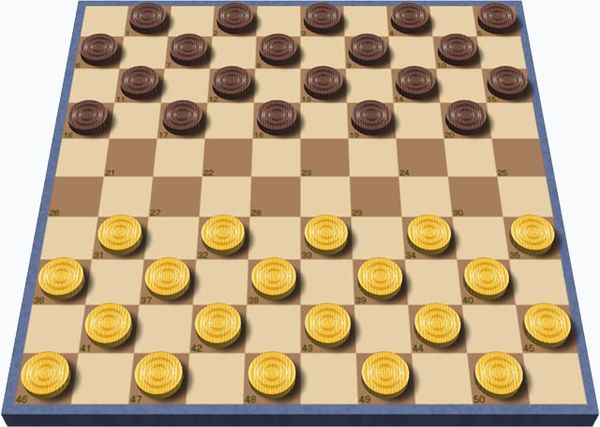
#> input picture hw1/submit/images/img2.jpg, 600 x 427 px
$ python -i checker_board.py   (imports and definitions only)
#> lines starting #> are read from the running program, lines starting #| are printed output that depends on the picture; after the words box and inside, x2 and y2 are one past the last pixel; in counts of white or black regions, pixels touching at a corner belong together
#> further down, picture is the input picture: shape (427, 600, 3); mean B, G, R 136.4, 168.2, 190
### hw1/submit/my_geometry.py
import math
import random
import copy


# Basic class for 2D coordinate point
class Point2D:
    def __init__(self, _x, _y):
        self.x = _x
        self.y = _y

    def add(self, other): return Point2D(self.x + other.x, self.y + other.y)

    def sub(self, other): return Point2D(self.x - other.x, self.y - other.y)

    def to_int(self): return Point2D(int(self.x), int(self.y))

    def less_than(self, other): return self.x < other.x or (self.x == other.x and self.y < other.y)

    def len(self): return math.hypot(self.x, self.y)

    def dist(self, other): return (self.sub(other)).len()

    def dot(self, other): return self.x * other.x + self.y * other.y

    def cross(self, other): return self.x * other.y - self.y * other.x

    def cross3(self, p1, p2): return (p1.sub(self)).cross(p2.sub(self))

    def polar(self): return math.atan2(self.y, self.x)


# Basic class for 2D line & segment
class Line2D:
    def __init__(self, _p1: Point2D, _p2: Point2D):
        if _p1.x > _p2.x or (_p1.x == _p2.x and _p1.y > _p2.y):
            (_p1, _p2) = (_p2, _p1)
        self.p1 = _p1
        self.p2 = _p2
        if _p1.x == _p2.x:
            self.a = 1
            self.b = 0
            self.c = -_p1.x
        else:
            self.a = _p2.y - _p1.y
            self.b = _p1.x - _p2.x
            self.c = -(_p1.x * self.a + _p1.y * self.b)
        self.vec = Point2D(self.b, -self.a)

    # [4 lines left out: function get_angle, not called in this run]

    def calc(self, x) -> float:
        m, k = -self.a / self.b, -self.c / self.b
        return m * x + k

    # [7 lines left out: function random_point, not called in this run]

    def intersect(self, line) -> (bool, Point2D):
        if self.b == 0 and line.b == 0:
            return False, Point2D(0, 0).to_int()
        if self.b != 0 and line.b != 0 and self.a / self.b == line.a / line.b:
            return False, Point2D(0, 0).to_int()

        l1, l2 = copy.deepcopy(self), copy.deepcopy(line)
        if l1.b == 0:
            (l1, l2) = (l2, l1)
        if l2.b == 0:
            return True, Point2D(-l2.c, l1.calc(-l2.c)).to_int()
        x = (l1.b * l2.c - l1.c * l2.b) / (l1.a * l2.b - l1.b * l2.a)
        y = l1.calc(x)
        return True, Point2D(x, y).to_int()


def dot3(p1: Point2D, p2: Point2D, p3: Point2D) -> float:
    return float((p2.sub(p1)).dot((p3.sub(p1))))


# return positive value if counter clock wise, negative value if clock wise, else 0
def ccw(p1: Point2D, p2: Point2D, p3: Point2D) -> float:
    return float(p2.x - p1.x) * (p3.y - p1.y) - (p3.x - p1.x) * (p2.y - p1.y)


# get angle between two vectors (p1 - anchor) and (p2 - anchor)
def get_angle(anchor, p1: Point2D, p2: Point2D) -> float:
    if anchor is not None:
        p1 = p1.sub(anchor)
        p2 = p2.sub(anchor)
    cs = max(-1, min(1, p1.dot(p2) / (p1.len() * p2.len())))
    return math.acos(abs(cs))


# BOJ 17387, return true if two segments are intersect
# https://github.com/justiceHui/icpc-teamnote-for-newbie/blob/master/code/Geometry/SegmentIntersection.cpp
# [30 lines left out: functions segment_intersect, segment_distance, not called in this run]


# BOJ 1708, get the smallest convex polygon(with some threshold...) contains every points in O(n log n) time.
# https://github.com/justiceHui/icpc-teamnote-for-newbie/blob/master/code/Geometry/ConvexHull.cpp
def convex_hull(points: list[Point2D]) -> list[Point2D]:
    v = copy.deepcopy(points)
    v.sort(key=lambda pt: (pt.x, pt.y))
    lo, hi = [], []
    for p in v:
        while len(lo) >= 2 and (ccw(lo[-2], lo[-1], p) <= 0 or get_angle(p, lo[-2], lo[-1]) < 0.05):
            lo.pop()
        while len(hi) >= 2 and (ccw(hi[-2], hi[-1], p) >= 0 or get_angle(p, hi[-2], hi[-1]) < 0.05):
            hi.pop()
        lo.append(p)
        hi.append(p)
    hi = hi[1:-1]
    return lo + hi[::-1]

### hw1/submit/checker_board.py
import cv2
import numpy as np

from my_geometry import *

DEBUG = False

FILE_PATH = './images/'
FILE_LIST = ('img1.png', 'img2.jpg', 'img3.jpg', 'img4.jpg', 'img5.jpg', 'img6.jpg', 'img7.jpg', 'img8.jpg')
SIZE = 500


def draw_line(image, line: Line2D, color=(255, 0, 0), thinkness=3):
    if line.b == 0:
        cv2.line(image, (0, int(-line.c)), (len(image[0]) - 1, int(-line.c)), color, thickness=thinkness)
    else:
        x1, x2 = 0, len(image) - 1
        y1, y2 = line.calc(x1), line.calc(x2)
        cv2.line(image, (int(y1), x1), (int(y2), x2), color, thickness=thinkness)


def draw_point(image, pt: Point2D, color=(0, 0, 255), sz=3):
    n, m = len(image), len(image[0])
    for dx in range(-sz, sz+1):
        for dy in range(-sz, sz+1):
            x, y = int(pt.x + dx), int(pt.y + dy)
            if (0 <= x < n) and (0 <= y < m):
                image[x][y] = color


def on_board(image, pt: Point2D) -> bool:
    return (0 <= pt.x < len(image)) and (0 <= pt.y < len(image[0]))


# get proper convex quadrilaterals contains every points
def make_to_quadrilaterals(points: list[Point2D]) -> list[Point2D]:
    v = convex_hull(points)
    lines = []
    for i in range(len(v)):
        p1, p2 = v[i], v[(i + 1) % len(v)]
        lines.append((p1.dist(p2), Line2D(p1, p2), i))
    lines.sort(key=lambda x: -x[0])
    lines = lines[:4]
    lines.sort(key=lambda x: x[2])
    res = []
    for i in range(4):
        res.append(lines[i][1].intersect(lines[(i + 1) % 4][1])[1])
    return res


def manual_perspective_matrix(src_pts: np.ndarray):
    assert src_pts.shape == (4, 2)
    dst_pts = np.float32([[0, 0], [SIZE, 0], [SIZE, SIZE], [0, SIZE]])
    return cv2.getPerspectiveTransform(src_pts, dst_pts)


def auto_perspective_matrix(image):
    # 1. make gray scale image
    gray = cv2.cvtColor(image, cv2.COLOR_BGR2GRAY)
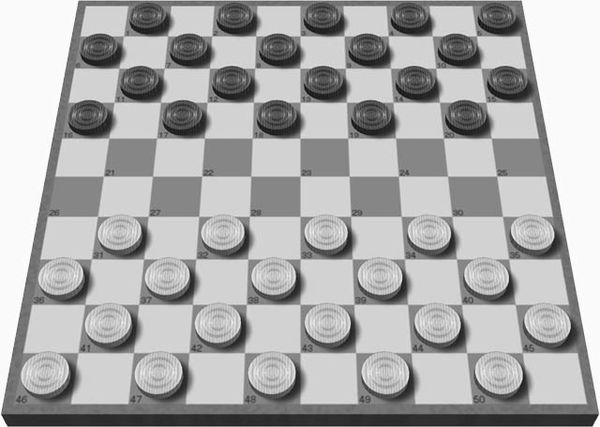
#> gray: shape (427, 600); min 7, max 255, mean 171.2
    gray = cv2.GaussianBlur(gray, (9, 9), 0)
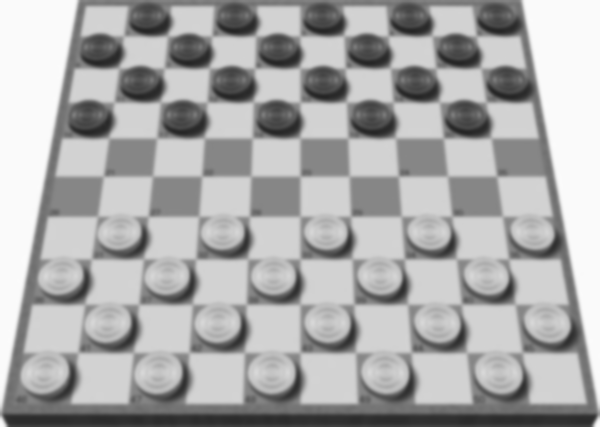
#> gray: shape (427, 600); min 37, max 252, mean 171
    sz = (len(image), len(image[0]))
#> sz = (427, 600)

    # 2. edge detection using hough transform
    edge = cv2.Canny(image, 50, 200, 3)
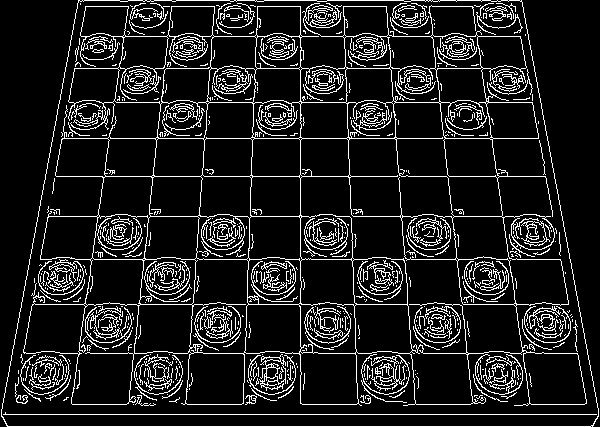
#> edge: shape (427, 600); 12.1% white in thin lines or dots
    hough = cv2.HoughLinesP(edge, 1, math.pi/180, 120, minLineLength=min(sz[0], sz[1])//40, maxLineGap=20)
#> hough = 47 rows, first 6: [1, 414, 598, 414], [7, 426, 592, 426], [45, 176, 554, 176], [52, 138, 547, 138], [21, 304, 578, 304], [78, 0, 521, 0]

    hough_image = gray.copy()
    hough_image[hough_image < 256] = 0
#> hough_image: shape (427, 600); every value is 0

    for i in range(hough.shape[0]):
        pt1 = (hough[i][0][0], hough[i][0][1])
        pt2 = (hough[i][0][2], hough[i][0][3])
        cv2.line(hough_image, pt1, pt2, (255, 255, 255), thickness=1)
#> this loop made 47 passes
#> (pt1, pt2) on passes 1 to 12: ((1, 414), (598, 414)), ((7, 426), (592, 426)), ((45, 176), (554, 176)), ((52, 138), (547, 138)), ((21, 304), (578, 304)), ((78, 0), (521, 0)), ((38, 216), (562, 216)), ((398, 353), (483, 353)), ((391, 259), (473, 259)), ((300, 403), (300, 6)), ((59, 102), (540, 102)), ((65, 68), (534, 68))
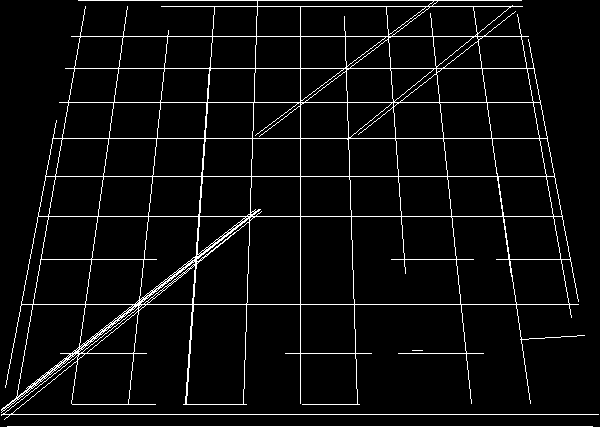
#> hough_image: shape (427, 600); 5.2% white in thin lines or dots

    # 3. find external contours
    contours, _ = cv2.findContours(hough_image, cv2.RETR_EXTERNAL, cv2.CHAIN_APPROX_SIMPLE)
#> contours = 3 contours, 2 with area under 20; largest, box (x1, y1, x2, y2) and area: (1, 0, 599, 420) 161870

    # 4. get convex hull using Graham's scan to make quadrilaterals
    points = np.vstack(contours).squeeze()
#> points = 923 pairs, first value 1 to 598, second value 0 to 426
    hull = []
    for p in points:
        hull.append(Point2D(p[1], p[0]))
#> this loop made 923 passes
#> p on passes 1 to 3: [7, 426], [592, 426], [412, 350]
#> after the loop, hull = 923 items
    hull = make_to_quadrilaterals(hull)[::-1]
#> the loop in convex_hull, `for p in v:` made 923 passes
#> after the loop in convex_hull, `for p in v:`: hi = 4 items; lo = 3 items
#> in convex_hull, `hi = hi[1:-1]`: hi = 2 items
#> in make_to_quadrilaterals, `v = convex_hull(points)`: v = 5 items
#> the loop in make_to_quadrilaterals, `for i in range(len(v)):` made 5 passes
#> in make_to_quadrilaterals, `lines = lines[:4]`: lines = 4 items

    # 5. get perspective transform matrix
    points_list = [[int(p.y), int(p.x)] for p in hull]
    return manual_perspective_matrix(np.float32(points_list))


def perspective_transform(image, transform_matrix):
    return cv2.warpPerspective(image, transform_matrix, (SIZE, SIZE))

>>> import cv2
>>> picture = cv2.imread('images/img2.jpg')
>>> result = auto_perspective_matrix(picture)

$ run again, on hw1/submit/images/img4.jpg
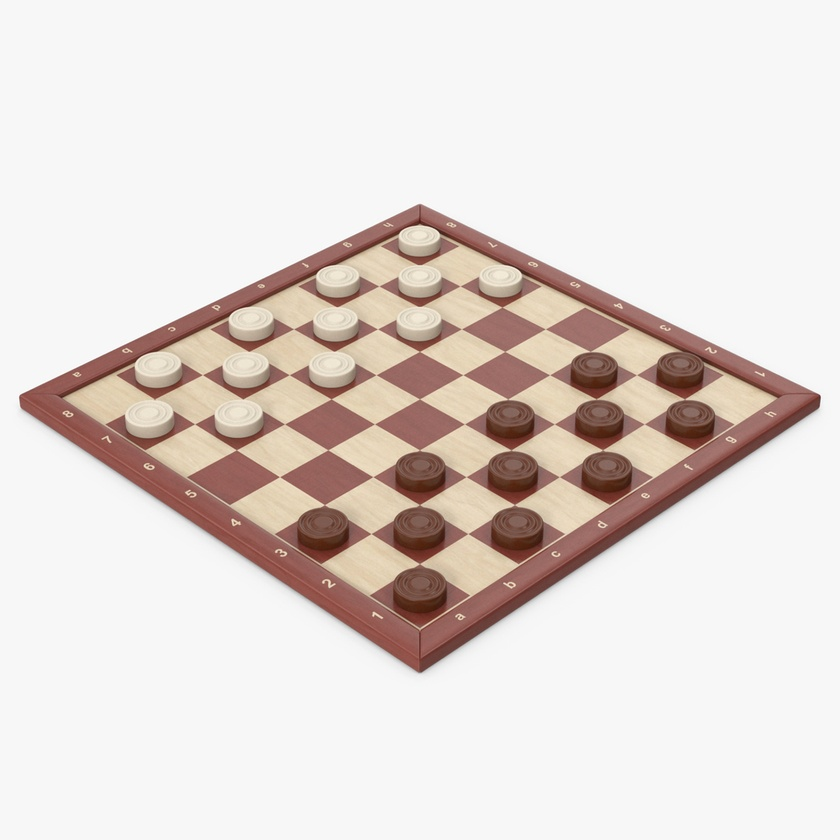
#> input picture hw1/submit/images/img4.jpg, 840 x 840 px, shrunk from 1080 x 1080 before the run
#> picture is the input picture: shape (840, 840, 3); mean B, G, R 213.2, 217.7, 226.8
#> sz = (840, 840)
#> in auto_perspective_matrix, `edge = cv2.Canny(image, 50, 200, 3)`:
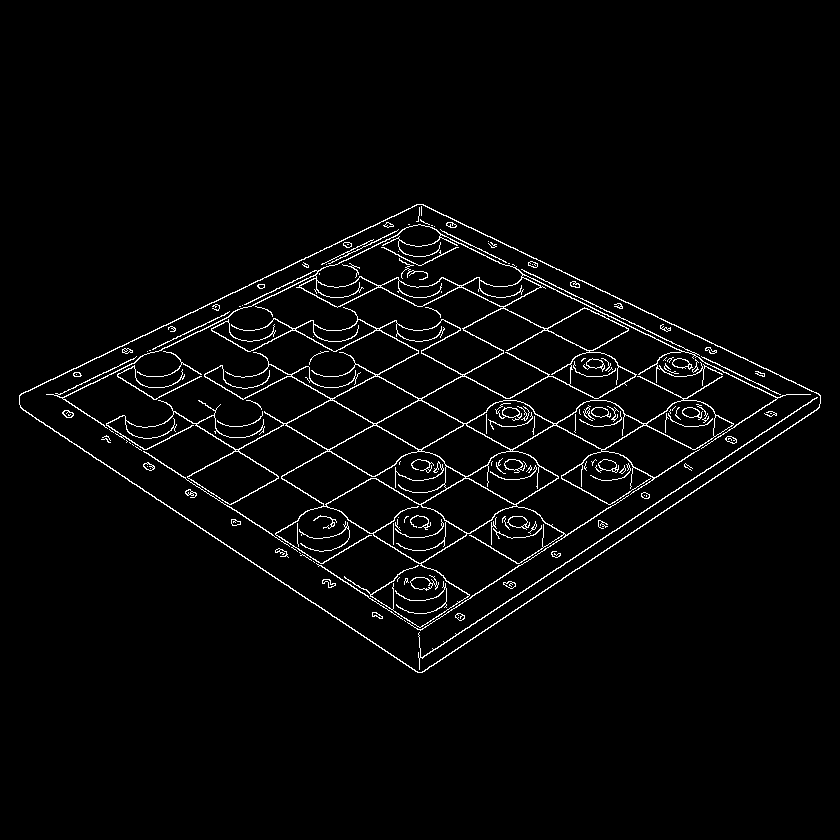
#> edge: shape (840, 840); 2.8% white in thin lines or dots, all inside (x1, y1, x2, y2) = (19, 204, 821, 673)
#> hough = 46 rows, first 6: [184, 315, 518, 507], [420, 630, 799, 384], [40, 384, 417, 629], [398, 213, 777, 397], [92, 360, 471, 596], [227, 505, 609, 293]
#> the loop in auto_perspective_matrix, `for i in range(hough.shape[0]):` made 46 passes
#> after the loop in auto_perspective_matrix, `for i in range(hough.shape[0]):`:
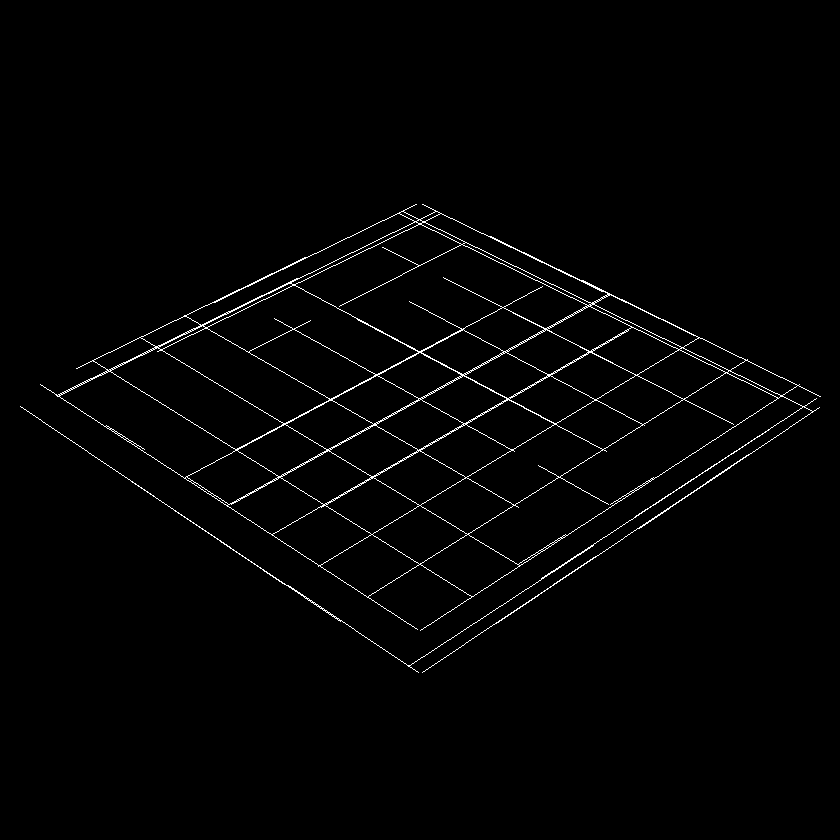
#> hough_image: shape (840, 840); 1.5% white in thin lines or dots, all inside (x1, y1, x2, y2) = (20, 204, 821, 673)
#> contours = 1 contour; box (x1, y1, x2, y2) and area: (20, 204, 821, 673) 157784
#> points = 3238 pairs, first value 20 to 820, second value 204 to 672
#> the loop in auto_perspective_matrix, `for p in points:` made 3238 passes
#> p on passes 1 to 3: [415, 204], [414, 205], [413, 205]
#> after the loop in auto_perspective_matrix, `for p in points:`: hull = 3238 items
#> the loop in convex_hull, `for p in v:` made 3238 passes
#> after the loop in convex_hull, `for p in v:`: hi = 5 items; lo = 6 items
#> in convex_hull, `hi = hi[1:-1]`: hi = 3 items
#> in make_to_quadrilaterals, `v = convex_hull(points)`: v = 9 items
#> the loop in make_to_quadrilaterals, `for i in range(len(v)):` made 9 passes

$ run again, on hw1/submit/images/img5.jpg
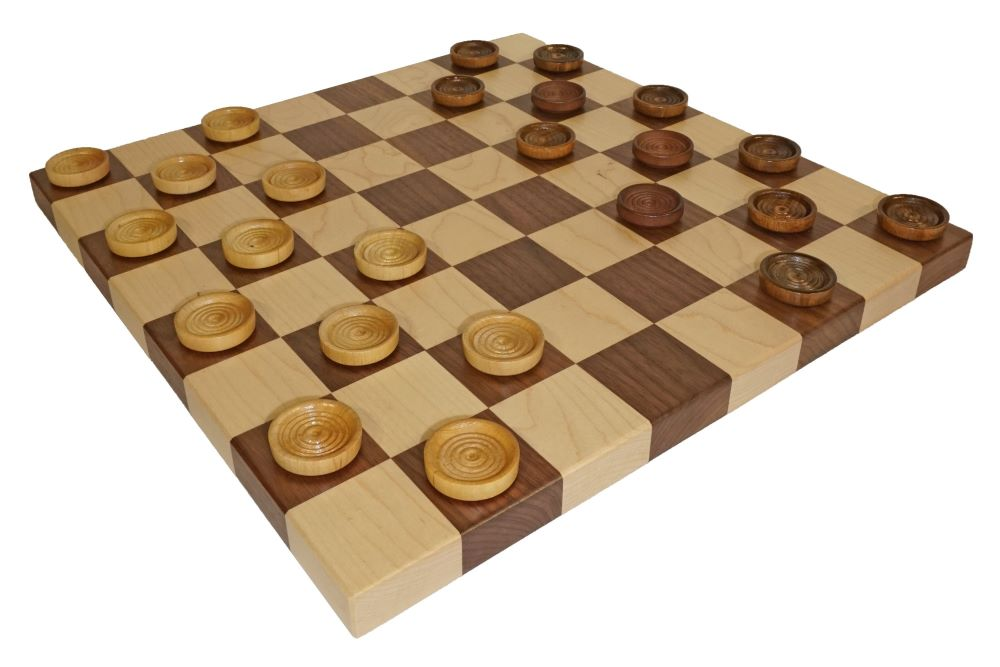
#> input picture hw1/submit/images/img5.jpg, 1000 x 667 px
#> picture is the input picture: shape (667, 1000, 3); mean B, G, R 174, 192.9, 209
#> sz = (667, 1000)
#> in auto_perspective_matrix, `edge = cv2.Canny(image, 50, 200, 3)`:
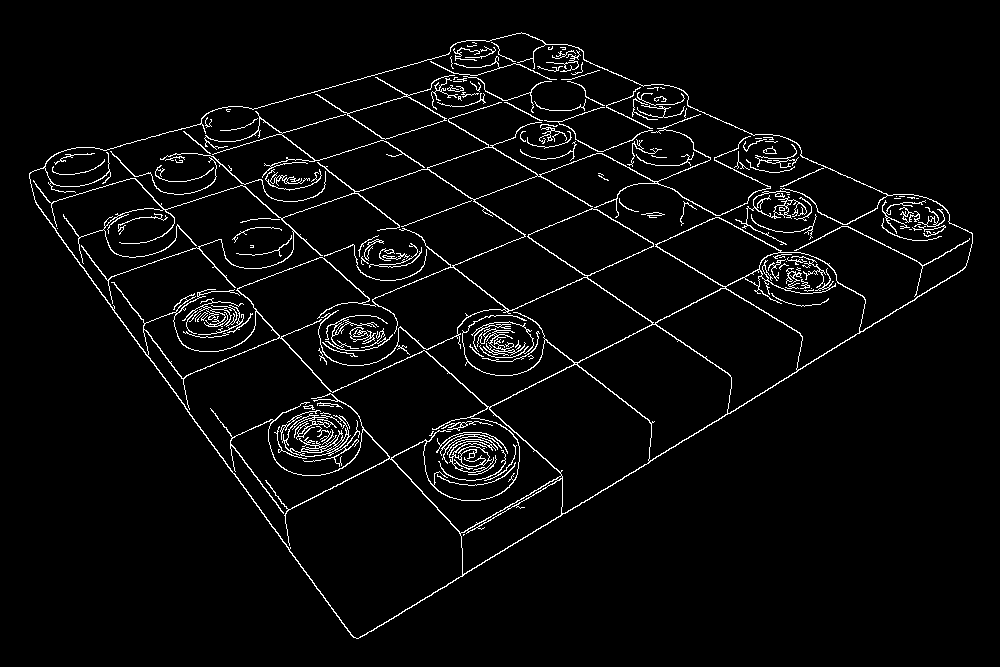
#> edge: shape (667, 1000); 3.9% white in thin lines or dots, all inside (x1, y1, x2, y2) = (29, 32, 973, 639)
#> hough = 49 rows, first 6: [267, 520, 845, 226], [247, 107, 402, 228], [372, 75, 796, 330], [243, 231, 520, 135], [35, 202, 159, 372], [313, 92, 599, 285]
#> the loop in auto_perspective_matrix, `for i in range(hough.shape[0]):` made 49 passes
#> after the loop in auto_perspective_matrix, `for i in range(hough.shape[0]):`:
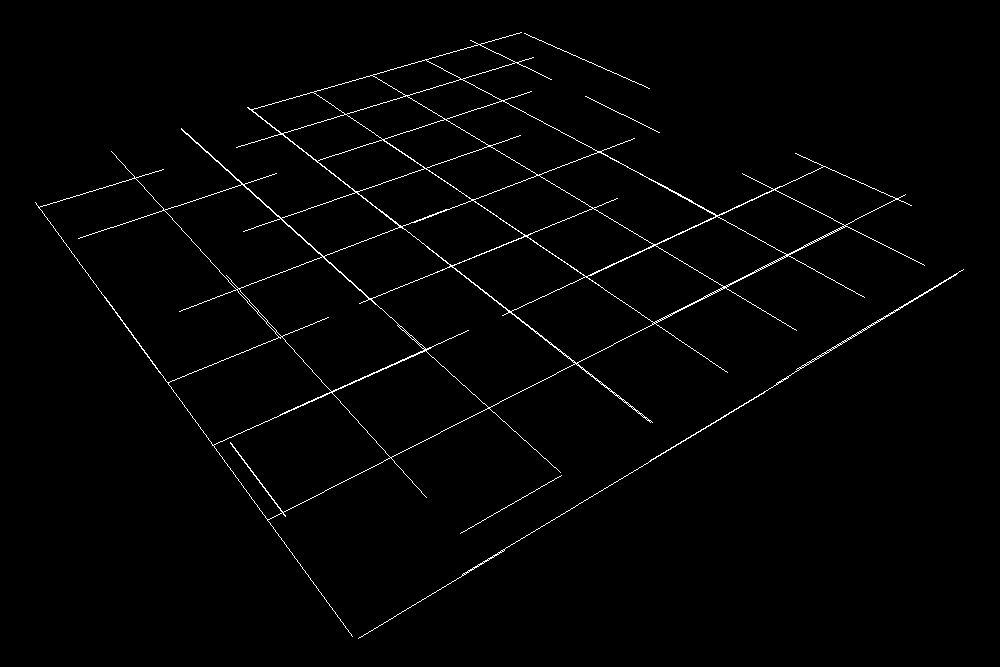
#> hough_image: shape (667, 1000); 1.4% white in thin lines or dots, all inside (x1, y1, x2, y2) = (35, 32, 964, 639)
#> contours = 5 contours, 3 with area under 20; largest, box (x1, y1, x2, y2) and area: (35, 32, 925, 637) 176134, (358, 269, 964, 639) 355
#> points = 4443 pairs, first value 35 to 963, second value 32 to 638
#> the loop in auto_perspective_matrix, `for p in points:` made 4443 passes
#> p on passes 1 to 3: [561, 475], [560, 476], [559, 476]
#> after the loop in auto_perspective_matrix, `for p in points:`: hull = 4443 items
#> the loop in convex_hull, `for p in v:` made 4443 passes
#> the loop in make_to_quadrilaterals, `for i in range(len(v)):` made 9 passes
